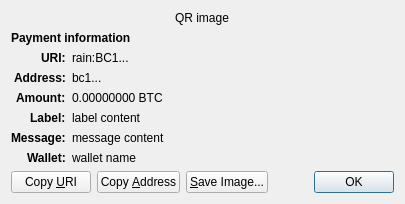
<?xml version="1.0" encoding="UTF-8"?>
<ui version="4.0">
 <class>ReceiveRequestDialog</class>
 <widget class="QDialog" name="ReceiveRequestDialog">
  <property name="geometry">
   <rect>
    <x>0</x>
    <y>0</y>
    <width>413</width>
    <height>229</height>
   </rect>
  </property>
  <property name="windowTitle">
   <string>Request payment to ...</string>
  </property>
  <layout class="QGridLayout" name="gridLayout" columnstretch="0,1">
   <property name="sizeConstraint">
    <enum>QLayout::SetFixedSize</enum>
   </property>
   <item row="0" column="0" colspan="2" alignment="Qt::AlignHCenter">
    <widget class="QRImageWidget" name="qr_code">
     <property name="text">
      <string notr="true">QR image</string>
     </property>
     <property name="textInteractionFlags">
      <set>Qt::NoTextInteraction</set>
     </property>
    </widget>
   </item>
   <item row="1" column="0" colspan="2">
    <widget class="QLabel" name="payment_header">
     <property name="font">
      <font>
       <weight>75</weight>
       <bold>true</bold>
      </font>
     </property>
     <property name="text">
      <string>Payment information</string>
     </property>
     <property name="textInteractionFlags">
      <set>Qt::NoTextInteraction</set>
     </property>
    </widget>
   </item>
   <item row="2" column="0" alignment="Qt::AlignRight|Qt::AlignTop">
    <widget class="QLabel" name="uri_tag">
     <property name="font">
      <font>
       <weight>75</weight>
       <bold>true</bold>
      </font>
     </property>
     <property name="text">
      <string notr="true">URI:</string>
     </property>
     <property name="textFormat">
      <enum>Qt::PlainText</enum>
     </property>
     <property name="textInteractionFlags">
      <set>Qt::NoTextInteraction</set>
     </property>
    </widget>
   </item>
   <item row="2" column="1" alignment="Qt::AlignTop">
    <widget class="QLabel" name="uri_content">
     <property name="text">
      <string notr="true">rain:BC1...</string>
     </property>
     <property name="textFormat">
      <enum>Qt::RichText</enum>
     </property>
     <property name="wordWrap">
      <bool>true</bool>
     </property>
     <property name="textInteractionFlags">
      <set>Qt::TextSelectableByMouse</set>
     </property>
    </widget>
   </item>
   <item row="3" column="0" alignment="Qt::AlignRight|Qt::AlignTop">
    <widget class="QLabel" name="address_tag">
     <property name="font">
      <font>
       <weight>75</weight>
       <bold>true</bold>
      </font>
     </property>
     <property name="text">
      <string>Address:</string>
     </property>
     <property name="textInteractionFlags">
      <set>Qt::NoTextInteraction</set>
     </property>
    </widget>
   </item>
   <item row="3" column="1" alignment="Qt::AlignTop">
    <widget class="QLabel" name="address_content">
     <property name="text">
      <string notr="true">bc1...</string>
     </property>
     <property name="textFormat">
      <enum>Qt::PlainText</enum>
     </property>
     <property name="textInteractionFlags">
      <set>Qt::TextSelectableByMouse</set>
     </property>
    </widget>
   </item>
   <item row="4" column="0" alignment="Qt::AlignRight|Qt::AlignTop">
    <widget class="QLabel" name="amount_tag">
     <property name="font">
      <font>
       <weight>75</weight>
       <bold>true</bold>
      </font>
     </property>
     <property name="text">
      <string>Amount:</string>
     </property>
     <property name="textInteractionFlags">
      <set>Qt::NoTextInteraction</set>
     </property>
    </widget>
   </item>
   <item row="4" column="1" alignment="Qt::AlignTop">
    <widget class="QLabel" name="amount_content">
     <property name="text">
      <string notr="true">0.00000000 BTC</string>
     </property>
     <property name="textFormat">
      <enum>Qt::PlainText</enum>
     </property>
     <property name="textInteractionFlags">
      <set>Qt::TextSelectableByMouse</set>
     </property>
    </widget>
   </item>
   <item row="5" column="0" alignment="Qt::AlignRight|Qt::AlignTop">
    <widget class="QLabel" name="label_tag">
     <property name="font">
      <font>
       <weight>75</weight>
       <bold>true</bold>
      </font>
     </property>
     <property name="text">
      <string>Label:</string>
     </property>
     <property name="textInteractionFlags">
      <set>Qt::NoTextInteraction</set>
     </property>
    </widget>
   </item>
   <item row="5" column="1" alignment="Qt::AlignTop">
    <widget class="QLabel" name="label_content">
     <property name="text">
      <string notr="true">label content</string>
     </property>
     <property name="textFormat">
      <enum>Qt::PlainText</enum>
     </property>
     <property name="wordWrap">
      <bool>true</bool>
     </property>
     <property name="textInteractionFlags">
      <set>Qt::TextSelectableByMouse</set>
     </property>
    </widget>
   </item>
   <item row="6" column="0" alignment="Qt::AlignRight|Qt::AlignTop">
    <widget class="QLabel" name="message_tag">
     <property name="font">
      <font>
       <weight>75</weight>
       <bold>true</bold>
      </font>
     </property>
     <property name="text">
      <string>Message:</string>
     </property>
     <property name="textInteractionFlags">
      <set>Qt::NoTextInteraction</set>
     </property>
    </widget>
   </item>
   <item row="6" column="1" alignment="Qt::AlignTop">
    <widget class="QLabel" name="message_content">
     <property name="text">
      <string notr="true">message content</string>
     </property>
     <property name="textFormat">
      <enum>Qt::PlainText</enum>
     </property>
     <property name="wordWrap">
      <bool>true</bool>
     </property>
     <property name="textInteractionFlags">
      <set>Qt::TextSelectableByMouse</set>
     </property>
    </widget>
   </item>
   <item row="7" column="0" alignment="Qt::AlignRight|Qt::AlignTop">
    <widget class="QLabel" name="wallet_tag">
     <property name="font">
      <font>
       <weight>75</weight>
       <bold>true</bold>
      </font>
     </property>
     <property name="text">
      <string>Wallet:</string>
     </property>
     <property name="textInteractionFlags">
      <set>Qt::NoTextInteraction</set>
     </property>
    </widget>
   </item>
   <item row="7" column="1" alignment="Qt::AlignTop">
    <widget class="QLabel" name="wallet_content">
     <property name="text">
      <string notr="true">wallet name</string>
     </property>
     <property name="textFormat">
      <enum>Qt::PlainText</enum>
     </property>
     <property name="wordWrap">
      <bool>true</bool>
     </property>
     <property name="textInteractionFlags">
      <set>Qt::TextSelectableByMouse</set>
     </property>
    </widget>
   </item>
   <item row="8" column="0" colspan="2">
    <layout class="QHBoxLayout" name="horizontalLayout">
     <item>
      <widget class="QPushButton" name="btnCopyURI">
       <property name="text">
        <string>Copy &amp;URI</string>
       </property>
       <property name="autoDefault">
        <bool>false</bool>
       </property>
      </widget>
     </item>
     <item>
      <widget class="QPushButton" name="btnCopyAddress">
       <property name="text">
        <string>Copy &amp;Address</string>
       </property>
       <property name="autoDefault">
        <bool>false</bool>
       </property>
      </widget>
     </item>
     <item>
      <widget class="QPushButton" name="btnSaveAs">
       <property name="text">
        <string>&amp;Save Image...</string>
       </property>
       <property name="autoDefault">
        <bool>false</bool>
       </property>
      </widget>
     </item>
     <item>
      <spacer name="horizontalSpacer_2">
       <property name="orientation">
        <enum>Qt::Horizontal</enum>
       </property>
       <property name="sizeHint" stdset="0">
        <size>
         <width>40</width>
         <height>20</height>
        </size>
       </property>
      </spacer>
     </item>
     <item>
      <widget class="QDialogButtonBox" name="buttonBox">
       <property name="focusPolicy">
        <enum>Qt::StrongFocus</enum>
       </property>
       <property name="standardButtons">
        <set>QDialogButtonBox::Ok</set>
       </property>
      </widget>
     </item>
    </layout>
   </item>
  </layout>
 </widget>
 <customwidgets>
  <customwidget>
   <class>QRImageWidget</class>
   <extends>QLabel</extends>
   <header>qt/qrimagewidget.h</header>
  </customwidget>
 </customwidgets>
 <tabstops>
  <tabstop>buttonBox</tabstop>
  <tabstop>btnCopyURI</tabstop>
  <tabstop>btnCopyAddress</tabstop>
  <tabstop>btnSaveAs</tabstop>
 </tabstops>
 <resources/>
 <connections>
  <connection>
   <sender>buttonBox</sender>
   <signal>accepted()</signal>
   <receiver>ReceiveRequestDialog</receiver>
   <slot>accept()</slot>
   <hints>
    <hint type="sourcelabel">
     <x>135</x>
     <y>230</y>
    </hint>
    <hint type="destinationlabel">
     <x>135</x>
     <y>126</y>
    </hint>
   </hints>
  </connection>
 </connections>
</ui>
